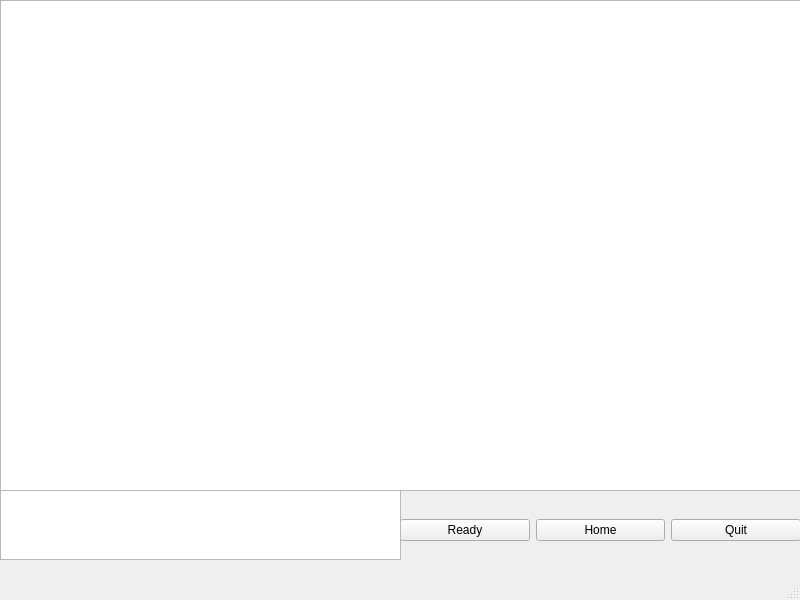
<?xml version="1.0" encoding="UTF-8"?>
<ui version="4.0">
 <class>MainWindow</class>
 <widget class="QMainWindow" name="MainWindow">
  <property name="geometry">
   <rect>
    <x>0</x>
    <y>0</y>
    <width>800</width>
    <height>600</height>
   </rect>
  </property>
  <property name="windowTitle">
   <string>MainWindow</string>
  </property>
  <widget class="QWidget" name="centralwidget">
   <widget class="QWidget" name="horizontalLayoutWidget">
    <property name="geometry">
     <rect>
      <x>400</x>
      <y>490</y>
      <width>401</width>
      <height>80</height>
     </rect>
    </property>
    <layout class="QHBoxLayout" name="horizontalLayout">
     <item>
      <widget class="QPushButton" name="Ready">
       <property name="text">
        <string>Ready</string>
       </property>
      </widget>
     </item>
     <item>
      <widget class="QPushButton" name="Home">
       <property name="text">
        <string>Home</string>
       </property>
      </widget>
     </item>
     <item>
      <widget class="QPushButton" name="Quit">
       <property name="text">
        <string>Quit</string>
       </property>
      </widget>
     </item>
    </layout>
   </widget>
   <widget class="QTextEdit" name="Readyornot">
    <property name="geometry">
     <rect>
      <x>0</x>
      <y>490</y>
      <width>401</width>
      <height>70</height>
     </rect>
    </property>
    <property name="html">
     <string>&lt;!DOCTYPE HTML PUBLIC &quot;-//W3C//DTD HTML 4.0//EN&quot; &quot;http://www.w3.org/TR/REC-html40/strict.dtd&quot;&gt;
&lt;html&gt;&lt;head&gt;&lt;meta name=&quot;qrichtext&quot; content=&quot;1&quot; /&gt;&lt;meta charset=&quot;utf-8&quot; /&gt;&lt;style type=&quot;text/css&quot;&gt;
p, li { white-space: pre-wrap; }
hr { height: 1px; border-width: 0; }
li.unchecked::marker { content: &quot;\2610&quot;; }
li.checked::marker { content: &quot;\2612&quot;; }
&lt;/style&gt;&lt;/head&gt;&lt;body style=&quot; font-family:'Ubuntu'; font-size:11pt; font-weight:400; font-style:normal;&quot;&gt;
&lt;p style=&quot;-qt-paragraph-type:empty; margin-top:0px; margin-bottom:0px; margin-left:0px; margin-right:0px; -qt-block-indent:0; text-indent:0px;&quot;&gt;&lt;br /&gt;&lt;/p&gt;&lt;/body&gt;&lt;/html&gt;</string>
    </property>
   </widget>
   <widget class="QStackedWidget" name="stackedWidget">
    <property name="geometry">
     <rect>
      <x>0</x>
      <y>0</y>
      <width>801</width>
      <height>491</height>
     </rect>
    </property>
    <widget class="QWidget" name="Game_page">
     <widget class="QGraphicsView" name="graphicsView">
      <property name="geometry">
       <rect>
        <x>0</x>
        <y>0</y>
        <width>801</width>
        <height>491</height>
       </rect>
      </property>
     </widget>
    </widget>
    <widget class="QWidget" name="Result_page">
     <widget class="QTextEdit" name="result_text_box">
      <property name="geometry">
       <rect>
        <x>120</x>
        <y>70</y>
        <width>581</width>
        <height>371</height>
       </rect>
      </property>
      <property name="html">
       <string>&lt;!DOCTYPE HTML PUBLIC &quot;-//W3C//DTD HTML 4.0//EN&quot; &quot;http://www.w3.org/TR/REC-html40/strict.dtd&quot;&gt;
&lt;html&gt;&lt;head&gt;&lt;meta name=&quot;qrichtext&quot; content=&quot;1&quot; /&gt;&lt;meta charset=&quot;utf-8&quot; /&gt;&lt;style type=&quot;text/css&quot;&gt;
p, li { white-space: pre-wrap; }
hr { height: 1px; border-width: 0; }
li.unchecked::marker { content: &quot;\2610&quot;; }
li.checked::marker { content: &quot;\2612&quot;; }
&lt;/style&gt;&lt;/head&gt;&lt;body style=&quot; font-family:'Ubuntu'; font-size:11pt; font-weight:400; font-style:normal;&quot;&gt;
&lt;p style=&quot;-qt-paragraph-type:empty; margin-top:0px; margin-bottom:0px; margin-left:0px; margin-right:0px; -qt-block-indent:0; text-indent:0px;&quot;&gt;&lt;br /&gt;&lt;/p&gt;
&lt;p style=&quot;-qt-paragraph-type:empty; margin-top:0px; margin-bottom:0px; margin-left:0px; margin-right:0px; -qt-block-indent:0; text-indent:0px;&quot;&gt;&lt;br /&gt;&lt;/p&gt;
&lt;p style=&quot;-qt-paragraph-type:empty; margin-top:0px; margin-bottom:0px; margin-left:0px; margin-right:0px; -qt-block-indent:0; text-indent:0px;&quot;&gt;&lt;br /&gt;&lt;/p&gt;
&lt;p style=&quot;-qt-paragraph-type:empty; margin-top:0px; margin-bottom:0px; margin-left:0px; margin-right:0px; -qt-block-indent:0; text-indent:0px;&quot;&gt;&lt;br /&gt;&lt;/p&gt;
&lt;p style=&quot;-qt-paragraph-type:empty; margin-top:0px; margin-bottom:0px; margin-left:0px; margin-right:0px; -qt-block-indent:0; text-indent:0px;&quot;&gt;&lt;br /&gt;&lt;/p&gt;
&lt;p style=&quot; margin-top:0px; margin-bottom:0px; margin-left:0px; margin-right:0px; -qt-block-indent:0; text-indent:0px;&quot;&gt;		Winner Winner Chicken Dinner!!&lt;/p&gt;
&lt;p style=&quot; margin-top:0px; margin-bottom:0px; margin-left:0px; margin-right:0px; -qt-block-indent:0; text-indent:0px;&quot;&gt;		LOOOOOOOSSSSEEEERRRRR&lt;/p&gt;&lt;/body&gt;&lt;/html&gt;</string>
      </property>
     </widget>
    </widget>
   </widget>
  </widget>
  <widget class="QMenuBar" name="menubar">
   <property name="geometry">
    <rect>
     <x>0</x>
     <y>0</y>
     <width>800</width>
     <height>22</height>
    </rect>
   </property>
  </widget>
  <widget class="QStatusBar" name="statusbar"/>
 </widget>
 <resources/>
 <connections/>
</ui>
